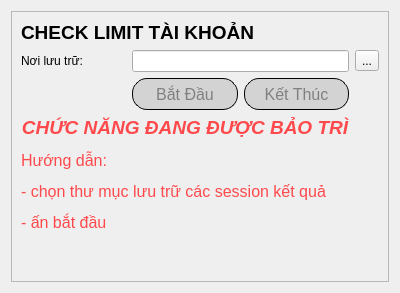
               <widget class="QWidget" name="page_7">
                <layout class="QGridLayout" name="gridLayout_8">
                 <item row="0" column="0">
                  <widget class="QFrame" name="frame_14">
                   <property name="styleSheet">
                    <string notr="true">QPushButton {
    border: 1px solid ;
    border-radius: 15px;
    background-color: white;
    min-height: 30px;

}

QPushButton:pressed {
    background-color: qlineargradient(x1: 0, y1: 0, x2: 0, y2: 1,
                                      stop: 0 #dadbde, stop: 1 #f6f7fa);
}

QPushButton:flat {
    border: none; /* no border for a flat push button */
}

QPushButton:default {
    border-color: navy; /* make the default button prominent */
}</string>
                   </property>
                   <property name="frameShape">
                    <enum>QFrame::StyledPanel</enum>
                   </property>
                   <property name="frameShadow">
                    <enum>QFrame::Raised</enum>
                   </property>
                   <layout class="QGridLayout" name="gridLayout_13">
                    <item row="1" column="0">
                     <widget class="QLabel" name="label_29">
                      <property name="text">
                       <string>Nơi lưu trữ:</string>
                      </property>
                     </widget>
                    </item>
                    <item row="3" column="0" colspan="3">
                     <widget class="QLabel" name="label_28">
                      <property name="font">
                       <font>
                        <pointsize>12</pointsize>
                        <italic>true</italic>
                       </font>
                      </property>
                      <property name="styleSheet">
                       <string notr="true">color:rgb(255, 73, 76)</string>
                      </property>
                      <property name="text">
                       <string>&lt;html&gt;&lt;head/&gt;&lt;body&gt;&lt;p align=&quot;center&quot;&gt;&lt;span style=&quot; font-size:14pt; font-weight:600;&quot;&gt;CHỨC NĂNG ĐANG ĐƯỢC BẢO TRÌ&lt;/span&gt;&lt;/p&gt;&lt;p&gt;&lt;span style=&quot; font-style:normal;&quot;&gt;Hướng dẫn:&lt;/span&gt;&lt;/p&gt;&lt;p&gt;&lt;span style=&quot; font-style:normal;&quot;&gt;- chọn thư mục lưu trữ các session kết quả&lt;/span&gt;&lt;/p&gt;&lt;p&gt;&lt;span style=&quot; font-style:normal;&quot;&gt;- ấn bắt đầu&lt;/span&gt;&lt;/p&gt;&lt;/body&gt;&lt;/html&gt;</string>
                      </property>
                     </widget>
                    </item>
                    <item row="1" column="3">
                     <widget class="QToolButton" name="tbt_openfilesavespam">
                      <property name="text">
                       <string>...</string>
                      </property>
                     </widget>
                    </item>
                    <item row="1" column="1" colspan="2">
                     <widget class="QLineEdit" name="le_folder_save_spam">
                      <property name="enabled">
                       <bool>true</bool>
                      </property>
                      <property name="readOnly">
                       <bool>true</bool>
                      </property>
                     </widget>
                    </item>
                    <item row="2" column="2">
                     <widget class="QPushButton" name="bt_stop_checkspam">
                      <property name="enabled">
                       <bool>false</bool>
                      </property>
                      <property name="font">
                       <font>
                        <pointsize>12</pointsize>
                        <weight>75</weight>
                        <bold>true</bold>
                       </font>
                      </property>
                      <property name="styleSheet">
                       <string notr="true">QPushButton {
    border: 1px solid ;
    border-radius: 15px;
    background-color: white;
    min-height: 30px;

}
    QPushButton:disabled {
        background-color: lightgray;
        color: gray;
        font-weight: normal;
    }
QPushButton:pressed {
    background-color: qlineargradient(x1: 0, y1: 0, x2: 0, y2: 1,
                                      stop: 0 #dadbde, stop: 1 #f6f7fa);
}

QPushButton:flat {
    border: none; /* no border for a flat push button */
}

QPushButton:default {
    border-color: navy; /* make the default button prominent */
}</string>
                      </property>
                      <property name="text">
                       <string>Kết Thúc</string>
                      </property>
                     </widget>
                    </item>
                    <item row="2" column="1">
                     <widget class="QPushButton" name="bt_start_checkspam">
                      <property name="enabled">
                       <bool>false</bool>
                      </property>
                      <property name="font">
                       <font>
                        <pointsize>12</pointsize>
                        <weight>75</weight>
                        <bold>true</bold>
                       </font>
                      </property>
                      <property name="styleSheet">
                       <string notr="true">QPushButton {
    border: 1px solid ;
    border-radius: 15px;
    background-color: white;
    min-height: 30px;

}
    QPushButton:disabled {
        background-color: lightgray;
        color: gray;
        font-weight: normal;
    }
QPushButton:pressed {
    background-color: qlineargradient(x1: 0, y1: 0, x2: 0, y2: 1,
                                      stop: 0 #dadbde, stop: 1 #f6f7fa);
}

QPushButton:flat {
    border: none; /* no border for a flat push button */
}

QPushButton:default {
    border-color: navy; /* make the default button prominent */
}</string>
                      </property>
                      <property name="text">
                       <string>Bắt Đầu</string>
                      </property>
                     </widget>
                    </item>
                    <item row="4" column="0">
                     <spacer name="verticalSpacer_8">
                      <property name="orientation">
                       <enum>Qt::Vertical</enum>
                      </property>
                      <property name="sizeHint" stdset="0">
                       <size>
                        <width>20</width>
                        <height>40</height>
                       </size>
                      </property>
                     </spacer>
                    </item>
                    <item row="0" column="0" colspan="3">
                     <widget class="QLabel" name="label_10">
                      <property name="font">
                       <font>
                        <pointsize>14</pointsize>
                        <weight>75</weight>
                        <bold>true</bold>
                       </font>
                      </property>
                      <property name="styleSheet">
                       <string notr="true"/>
                      </property>
                      <property name="text">
                       <string>CHECK LIMIT TÀI KHOẢN</string>
                      </property>
                     </widget>
                    </item>
                   </layout>
                  </widget>
                 </item>
                </layout>
               </widget>
